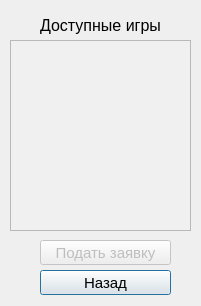
<?xml version="1.0" encoding="UTF-8"?>
<ui version="4.0">
 <class>DialogJoin</class>
 <widget class="QDialog" name="DialogJoin">
  <property name="geometry">
   <rect>
    <x>0</x>
    <y>0</y>
    <width>201</width>
    <height>306</height>
   </rect>
  </property>
  <property name="windowTitle">
   <string>Присоединиться к игре</string>
  </property>
  <widget class="QLabel" name="label">
   <property name="geometry">
    <rect>
     <x>10</x>
     <y>10</y>
     <width>181</width>
     <height>31</height>
    </rect>
   </property>
   <property name="font">
    <font>
     <pointsize>12</pointsize>
    </font>
   </property>
   <property name="text">
    <string>Доступные игры</string>
   </property>
   <property name="alignment">
    <set>Qt::AlignCenter</set>
   </property>
  </widget>
  <widget class="QPushButton" name="pushButton_2">
   <property name="geometry">
    <rect>
     <x>40</x>
     <y>270</y>
     <width>131</width>
     <height>25</height>
    </rect>
   </property>
   <property name="font">
    <font>
     <pointsize>11</pointsize>
    </font>
   </property>
   <property name="text">
    <string>Назад</string>
   </property>
  </widget>
  <widget class="QListWidget" name="listWidget">
   <property name="geometry">
    <rect>
     <x>10</x>
     <y>40</y>
     <width>181</width>
     <height>191</height>
    </rect>
   </property>
   <property name="palette">
    <palette>
     <active>
      <colorrole role="Light">
       <brush brushstyle="SolidPattern">
        <color alpha="255">
         <red>240</red>
         <green>240</green>
         <blue>240</blue>
        </color>
       </brush>
      </colorrole>
      <colorrole role="BrightText">
       <brush brushstyle="SolidPattern">
        <color alpha="255">
         <red>240</red>
         <green>240</green>
         <blue>240</blue>
        </color>
       </brush>
      </colorrole>
      <colorrole role="Base">
       <brush brushstyle="SolidPattern">
        <color alpha="255">
         <red>240</red>
         <green>240</green>
         <blue>240</blue>
        </color>
       </brush>
      </colorrole>
     </active>
     <inactive>
      <colorrole role="Light">
       <brush brushstyle="SolidPattern">
        <color alpha="255">
         <red>240</red>
         <green>240</green>
         <blue>240</blue>
        </color>
       </brush>
      </colorrole>
      <colorrole role="BrightText">
       <brush brushstyle="SolidPattern">
        <color alpha="255">
         <red>240</red>
         <green>240</green>
         <blue>240</blue>
        </color>
       </brush>
      </colorrole>
      <colorrole role="Base">
       <brush brushstyle="SolidPattern">
        <color alpha="255">
         <red>240</red>
         <green>240</green>
         <blue>240</blue>
        </color>
       </brush>
      </colorrole>
     </inactive>
     <disabled>
      <colorrole role="Light">
       <brush brushstyle="SolidPattern">
        <color alpha="255">
         <red>240</red>
         <green>240</green>
         <blue>240</blue>
        </color>
       </brush>
      </colorrole>
      <colorrole role="BrightText">
       <brush brushstyle="SolidPattern">
        <color alpha="255">
         <red>240</red>
         <green>240</green>
         <blue>240</blue>
        </color>
       </brush>
      </colorrole>
      <colorrole role="Base">
       <brush brushstyle="SolidPattern">
        <color alpha="255">
         <red>240</red>
         <green>240</green>
         <blue>240</blue>
        </color>
       </brush>
      </colorrole>
     </disabled>
    </palette>
   </property>
   <property name="font">
    <font>
     <pointsize>10</pointsize>
    </font>
   </property>
   <property name="autoFillBackground">
    <bool>false</bool>
   </property>
   <property name="frameShape">
    <enum>QFrame::StyledPanel</enum>
   </property>
   <property name="frameShadow">
    <enum>QFrame::Plain</enum>
   </property>
   <property name="lineWidth">
    <number>1</number>
   </property>
   <property name="currentRow">
    <number>-1</number>
   </property>
  </widget>
  <widget class="QPushButton" name="pushButton_3">
   <property name="enabled">
    <bool>false</bool>
   </property>
   <property name="geometry">
    <rect>
     <x>40</x>
     <y>240</y>
     <width>131</width>
     <height>25</height>
    </rect>
   </property>
   <property name="font">
    <font>
     <pointsize>11</pointsize>
    </font>
   </property>
   <property name="text">
    <string>Подать заявку</string>
   </property>
  </widget>
 </widget>
 <resources/>
 <connections/>
</ui>
